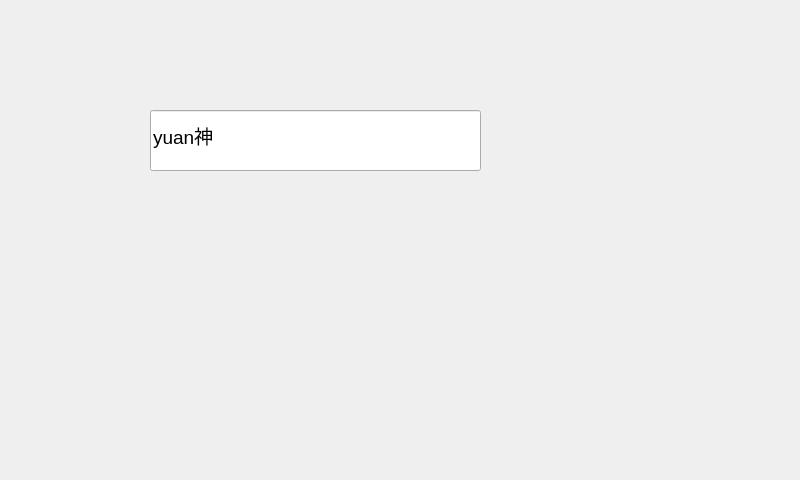
<?xml version="1.0" encoding="UTF-8"?>
<ui version="4.0">
 <class>MainWindow</class>
 <widget class="QMainWindow" name="MainWindow">
  <property name="geometry">
   <rect>
    <x>0</x>
    <y>0</y>
    <width>800</width>
    <height>480</height>
   </rect>
  </property>
  <property name="windowTitle">
   <string>MainWindow</string>
  </property>
  <widget class="QWidget" name="centralWidget">
   <widget class="QLineEdit" name="lineEdit">
    <property name="geometry">
     <rect>
      <x>150</x>
      <y>110</y>
      <width>331</width>
      <height>61</height>
     </rect>
    </property>
    <property name="font">
     <font>
      <pointsize>14</pointsize>
     </font>
    </property>
    <property name="text">
     <string>yuan神</string>
    </property>
   </widget>
  </widget>
 </widget>
 <layoutdefault spacing="6" margin="11"/>
 <resources/>
 <connections/>
</ui>
